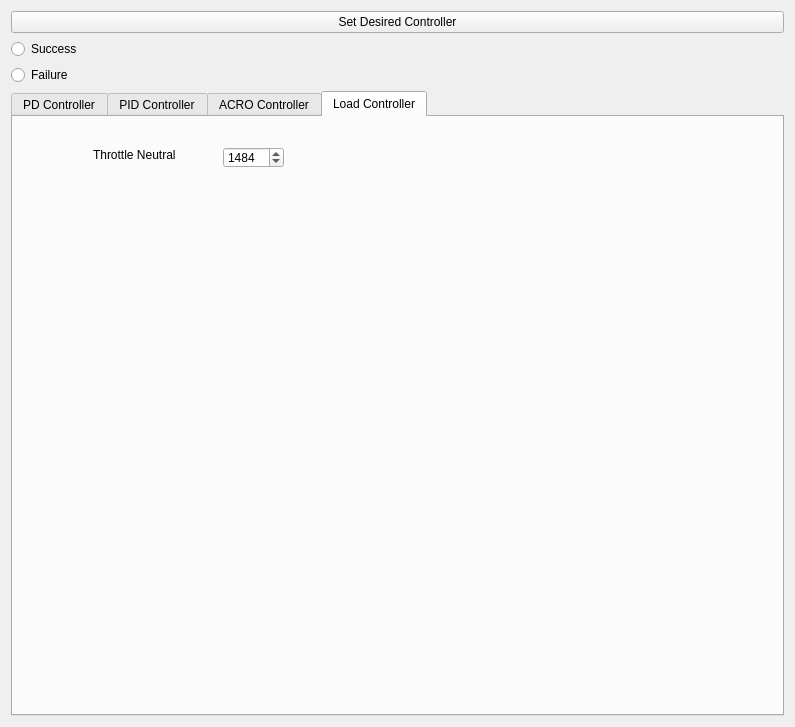
<?xml version="1.0" encoding="UTF-8"?>
<ui version="4.0">
 <class>Form</class>
 <widget class="QWidget" name="Form">
  <property name="geometry">
   <rect>
    <x>0</x>
    <y>0</y>
    <width>795</width>
    <height>727</height>
   </rect>
  </property>
  <property name="windowTitle">
   <string>Form</string>
  </property>
  <property name="styleSheet">
   <string notr="true"/>
  </property>
  <layout class="QGridLayout" name="gridLayout">
   <item row="2" column="1">
    <widget class="QRadioButton" name="Failure">
     <property name="text">
      <string>Failure</string>
     </property>
    </widget>
   </item>
   <item row="0" column="1">
    <widget class="QPushButton" name="SetControllerButton">
     <property name="text">
      <string>Set Desired Controller</string>
     </property>
    </widget>
   </item>
   <item row="1" column="1">
    <widget class="QRadioButton" name="Success">
     <property name="text">
      <string>Success</string>
     </property>
    </widget>
   </item>
   <item row="3" column="1">
    <widget class="QTabWidget" name="ControllerSelect">
     <property name="contextMenuPolicy">
      <enum>Qt::NoContextMenu</enum>
     </property>
     <property name="currentIndex">
      <number>3</number>
     </property>
     <widget class="QWidget" name="tab">
      <attribute name="title">
       <string>PD Controller</string>
      </attribute>
      <widget class="QGroupBox" name="groupBox">
       <property name="geometry">
        <rect>
         <x>40</x>
         <y>40</y>
         <width>191</width>
         <height>111</height>
        </rect>
       </property>
       <property name="title">
        <string>X and Y</string>
       </property>
       <widget class="QDoubleSpinBox" name="DgainXY">
        <property name="geometry">
         <rect>
          <x>0</x>
          <y>60</y>
          <width>69</width>
          <height>27</height>
         </rect>
        </property>
       </widget>
       <widget class="QDoubleSpinBox" name="PgainXY">
        <property name="geometry">
         <rect>
          <x>0</x>
          <y>30</y>
          <width>69</width>
          <height>27</height>
         </rect>
        </property>
       </widget>
       <widget class="QLabel" name="label">
        <property name="geometry">
         <rect>
          <x>80</x>
          <y>30</y>
          <width>67</width>
          <height>17</height>
         </rect>
        </property>
        <property name="text">
         <string>P</string>
        </property>
       </widget>
       <widget class="QLabel" name="label_2">
        <property name="geometry">
         <rect>
          <x>80</x>
          <y>60</y>
          <width>67</width>
          <height>17</height>
         </rect>
        </property>
        <property name="text">
         <string>D</string>
        </property>
       </widget>
      </widget>
      <widget class="QGroupBox" name="groupBox_2">
       <property name="geometry">
        <rect>
         <x>40</x>
         <y>140</y>
         <width>191</width>
         <height>111</height>
        </rect>
       </property>
       <property name="title">
        <string>Z</string>
       </property>
       <widget class="QDoubleSpinBox" name="DgainZ">
        <property name="geometry">
         <rect>
          <x>0</x>
          <y>60</y>
          <width>69</width>
          <height>27</height>
         </rect>
        </property>
       </widget>
       <widget class="QDoubleSpinBox" name="PgainZ">
        <property name="geometry">
         <rect>
          <x>0</x>
          <y>30</y>
          <width>69</width>
          <height>27</height>
         </rect>
        </property>
       </widget>
       <widget class="QLabel" name="label_3">
        <property name="geometry">
         <rect>
          <x>80</x>
          <y>30</y>
          <width>67</width>
          <height>17</height>
         </rect>
        </property>
        <property name="text">
         <string>P</string>
        </property>
       </widget>
       <widget class="QLabel" name="label_11">
        <property name="geometry">
         <rect>
          <x>80</x>
          <y>60</y>
          <width>67</width>
          <height>17</height>
         </rect>
        </property>
        <property name="text">
         <string>D</string>
        </property>
       </widget>
      </widget>
      <widget class="QDoubleSpinBox" name="ThrottleNeutral">
       <property name="geometry">
        <rect>
         <x>40</x>
         <y>320</y>
         <width>69</width>
         <height>27</height>
        </rect>
       </property>
       <property name="decimals">
        <number>0</number>
       </property>
       <property name="minimum">
        <double>1400.000000000000000</double>
       </property>
       <property name="maximum">
        <double>1600.000000000000000</double>
       </property>
       <property name="value">
        <double>1484.000000000000000</double>
       </property>
      </widget>
      <widget class="QLabel" name="label_4">
       <property name="geometry">
        <rect>
         <x>120</x>
         <y>320</y>
         <width>121</width>
         <height>16</height>
        </rect>
       </property>
       <property name="text">
        <string>Throttle Neutral</string>
       </property>
      </widget>
     </widget>
     <widget class="QWidget" name="tab_2">
      <attribute name="title">
       <string>PID Controller</string>
      </attribute>
      <widget class="QGroupBox" name="groupBox_3">
       <property name="geometry">
        <rect>
         <x>50</x>
         <y>50</y>
         <width>231</width>
         <height>121</height>
        </rect>
       </property>
       <property name="title">
        <string>X and Y</string>
       </property>
       <widget class="QDoubleSpinBox" name="DgainXY_PID">
        <property name="geometry">
         <rect>
          <x>0</x>
          <y>60</y>
          <width>69</width>
          <height>27</height>
         </rect>
        </property>
       </widget>
       <widget class="QDoubleSpinBox" name="PgainXY_PID">
        <property name="geometry">
         <rect>
          <x>0</x>
          <y>30</y>
          <width>69</width>
          <height>27</height>
         </rect>
        </property>
       </widget>
       <widget class="QLabel" name="label_12">
        <property name="geometry">
         <rect>
          <x>80</x>
          <y>30</y>
          <width>67</width>
          <height>17</height>
         </rect>
        </property>
        <property name="text">
         <string>P</string>
        </property>
       </widget>
       <widget class="QLabel" name="label_13">
        <property name="geometry">
         <rect>
          <x>80</x>
          <y>60</y>
          <width>67</width>
          <height>17</height>
         </rect>
        </property>
        <property name="text">
         <string>D</string>
        </property>
       </widget>
       <widget class="QDoubleSpinBox" name="IgainXY_PID">
        <property name="geometry">
         <rect>
          <x>0</x>
          <y>90</y>
          <width>69</width>
          <height>27</height>
         </rect>
        </property>
       </widget>
       <widget class="QLabel" name="label_16">
        <property name="geometry">
         <rect>
          <x>80</x>
          <y>90</y>
          <width>67</width>
          <height>17</height>
         </rect>
        </property>
        <property name="text">
         <string>I</string>
        </property>
       </widget>
       <widget class="QPushButton" name="Reset_Int_XY">
        <property name="geometry">
         <rect>
          <x>110</x>
          <y>90</y>
          <width>99</width>
          <height>27</height>
         </rect>
        </property>
        <property name="text">
         <string>Reset Int</string>
        </property>
       </widget>
       <widget class="QPushButton" name="Start_Int_XY">
        <property name="geometry">
         <rect>
          <x>110</x>
          <y>60</y>
          <width>99</width>
          <height>27</height>
         </rect>
        </property>
        <property name="text">
         <string>Start Int</string>
        </property>
       </widget>
      </widget>
      <widget class="QGroupBox" name="groupBox_4">
       <property name="geometry">
        <rect>
         <x>50</x>
         <y>200</y>
         <width>231</width>
         <height>121</height>
        </rect>
       </property>
       <property name="title">
        <string>Z</string>
       </property>
       <widget class="QDoubleSpinBox" name="DgainZ_PID">
        <property name="geometry">
         <rect>
          <x>0</x>
          <y>60</y>
          <width>69</width>
          <height>27</height>
         </rect>
        </property>
       </widget>
       <widget class="QDoubleSpinBox" name="PgainZ_PID">
        <property name="geometry">
         <rect>
          <x>0</x>
          <y>30</y>
          <width>69</width>
          <height>27</height>
         </rect>
        </property>
       </widget>
       <widget class="QLabel" name="label_14">
        <property name="geometry">
         <rect>
          <x>80</x>
          <y>30</y>
          <width>67</width>
          <height>17</height>
         </rect>
        </property>
        <property name="text">
         <string>P</string>
        </property>
       </widget>
       <widget class="QLabel" name="label_15">
        <property name="geometry">
         <rect>
          <x>80</x>
          <y>60</y>
          <width>67</width>
          <height>17</height>
         </rect>
        </property>
        <property name="text">
         <string>D</string>
        </property>
       </widget>
       <widget class="QDoubleSpinBox" name="IgainZ_PID">
        <property name="geometry">
         <rect>
          <x>0</x>
          <y>90</y>
          <width>69</width>
          <height>27</height>
         </rect>
        </property>
       </widget>
       <widget class="QLabel" name="label_17">
        <property name="geometry">
         <rect>
          <x>80</x>
          <y>90</y>
          <width>67</width>
          <height>17</height>
         </rect>
        </property>
        <property name="text">
         <string>I</string>
        </property>
       </widget>
       <widget class="QPushButton" name="Reset_Int_Z">
        <property name="geometry">
         <rect>
          <x>110</x>
          <y>90</y>
          <width>99</width>
          <height>27</height>
         </rect>
        </property>
        <property name="text">
         <string>Reset Int</string>
        </property>
       </widget>
       <widget class="QPushButton" name="pushButton_2">
        <property name="geometry">
         <rect>
          <x>110</x>
          <y>60</y>
          <width>99</width>
          <height>27</height>
         </rect>
        </property>
        <property name="text">
         <string>Start Int</string>
        </property>
       </widget>
      </widget>
      <widget class="QDoubleSpinBox" name="ThrottleNeutral_PID">
       <property name="geometry">
        <rect>
         <x>50</x>
         <y>370</y>
         <width>69</width>
         <height>27</height>
        </rect>
       </property>
       <property name="decimals">
        <number>0</number>
       </property>
       <property name="minimum">
        <double>1000.000000000000000</double>
       </property>
       <property name="maximum">
        <double>1600.000000000000000</double>
       </property>
       <property name="value">
        <double>1484.000000000000000</double>
       </property>
      </widget>
      <widget class="QLabel" name="label_5">
       <property name="geometry">
        <rect>
         <x>140</x>
         <y>370</y>
         <width>121</width>
         <height>16</height>
        </rect>
       </property>
       <property name="text">
        <string>Throttle Neutral</string>
       </property>
      </widget>
      <widget class="QFrame" name="frame">
       <property name="geometry">
        <rect>
         <x>320</x>
         <y>70</y>
         <width>451</width>
         <height>311</height>
        </rect>
       </property>
       <property name="frameShape">
        <enum>QFrame::StyledPanel</enum>
       </property>
       <property name="frameShadow">
        <enum>QFrame::Raised</enum>
       </property>
      </widget>
      <widget class="QCheckBox" name="ButtonCtrStateSubscribe">
       <property name="geometry">
        <rect>
         <x>490</x>
         <y>40</y>
         <width>97</width>
         <height>22</height>
        </rect>
       </property>
       <property name="text">
        <string>Subscribe</string>
       </property>
      </widget>
      <widget class="QSpinBox" name="PID_OPTION">
       <property name="geometry">
        <rect>
         <x>50</x>
         <y>480</y>
         <width>61</width>
         <height>31</height>
        </rect>
       </property>
       <property name="minimum">
        <number>1</number>
       </property>
       <property name="maximum">
        <number>2</number>
       </property>
       <property name="value">
        <number>2</number>
       </property>
      </widget>
      <widget class="QLabel" name="label_6">
       <property name="geometry">
        <rect>
         <x>130</x>
         <y>480</y>
         <width>161</width>
         <height>17</height>
        </rect>
       </property>
       <property name="text">
        <string>Option 1: Unbounded U</string>
       </property>
      </widget>
      <widget class="QLabel" name="label_7">
       <property name="geometry">
        <rect>
         <x>130</x>
         <y>510</y>
         <width>171</width>
         <height>17</height>
        </rect>
       </property>
       <property name="text">
        <string>Option 2: Bounded U</string>
       </property>
      </widget>
      <widget class="QGroupBox" name="groupBox_5">
       <property name="geometry">
        <rect>
         <x>390</x>
         <y>450</y>
         <width>181</width>
         <height>111</height>
        </rect>
       </property>
       <property name="title">
        <string>Default Gains</string>
       </property>
       <widget class="QRadioButton" name="GainsOption1">
        <property name="geometry">
         <rect>
          <x>10</x>
          <y>20</y>
          <width>117</width>
          <height>22</height>
         </rect>
        </property>
        <property name="text">
         <string>Option 1</string>
        </property>
       </widget>
       <widget class="QRadioButton" name="GainsOption2">
        <property name="geometry">
         <rect>
          <x>10</x>
          <y>40</y>
          <width>117</width>
          <height>22</height>
         </rect>
        </property>
        <property name="text">
         <string>Option 2</string>
        </property>
        <property name="autoExclusive">
         <bool>true</bool>
        </property>
       </widget>
       <widget class="QRadioButton" name="GainsOption3">
        <property name="geometry">
         <rect>
          <x>10</x>
          <y>60</y>
          <width>117</width>
          <height>22</height>
         </rect>
        </property>
        <property name="text">
         <string>Option 3</string>
        </property>
       </widget>
      </widget>
     </widget>
     <widget class="QWidget" name="tab_3">
      <attribute name="title">
       <string>ACRO Controller</string>
      </attribute>
     </widget>
     <widget class="QWidget" name="tabLoad">
      <attribute name="title">
       <string>Load Controller</string>
      </attribute>
      <widget class="QDoubleSpinBox" name="ThrottleNeutralLoad">
       <property name="geometry">
        <rect>
         <x>210</x>
         <y>30</y>
         <width>61</width>
         <height>21</height>
        </rect>
       </property>
       <property name="decimals">
        <number>0</number>
       </property>
       <property name="minimum">
        <double>1000.000000000000000</double>
       </property>
       <property name="maximum">
        <double>1600.000000000000000</double>
       </property>
       <property name="value">
        <double>1484.000000000000000</double>
       </property>
      </widget>
      <widget class="QLabel" name="label_8">
       <property name="geometry">
        <rect>
         <x>80</x>
         <y>30</y>
         <width>121</width>
         <height>16</height>
        </rect>
       </property>
       <property name="text">
        <string>Throttle Neutral</string>
       </property>
      </widget>
     </widget>
    </widget>
   </item>
  </layout>
 </widget>
 <resources/>
 <connections/>
</ui>
